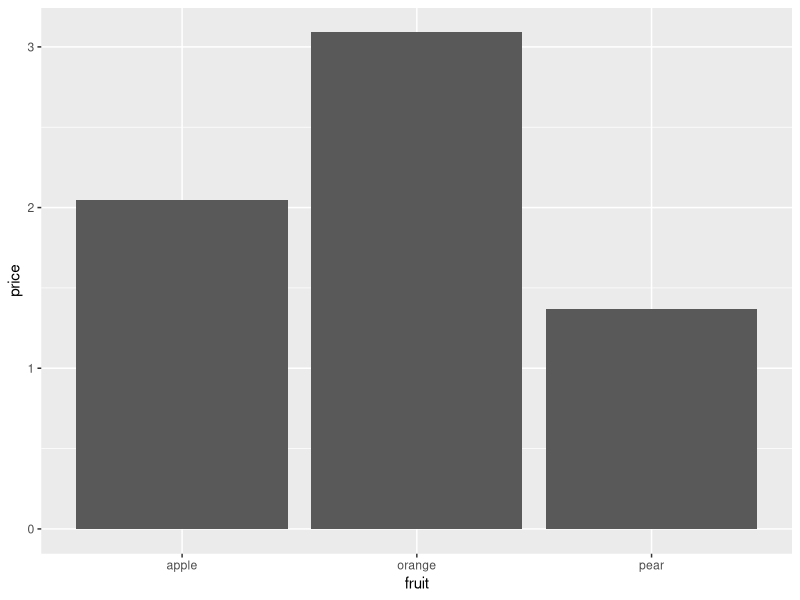

Here is the R script that generated this plot:
## ---- chunk 1
#| echo: false
#| warning: false

library(tidyverse)
## ---- chunk 2
#| echo: true
#| label: fruit

fruit_prices <- tibble(
  fruit = c("apple", "pear", "orange"),
  price = c(2.05, 1.37, 3.09)
)

max_price <- fruit_prices |>
  summarize(max_price = max(price)) |>
  pull(max_price)

max_fruit <- fruit_prices |>
  filter(price == max_price) |>
  pull(fruit)
## ---- chunk 3
#| fig-cap: "Fruits in the store by price."
#| label: fig-fruit

fruit_prices |>
  ggplot(aes(x = fruit, y = price)) +
  geom_col()
